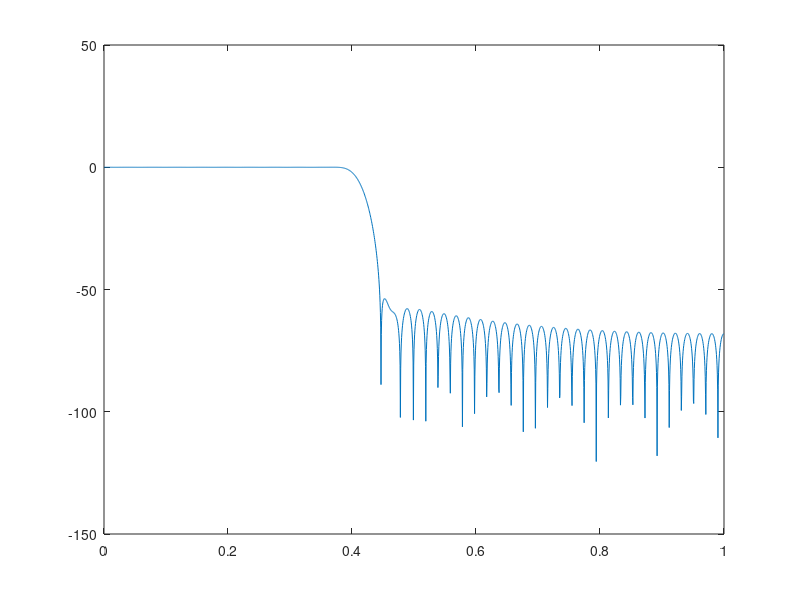
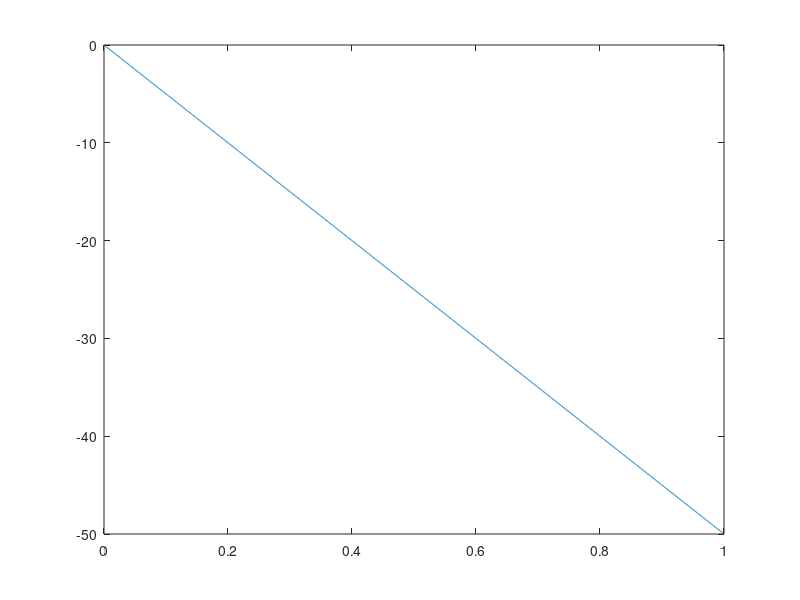
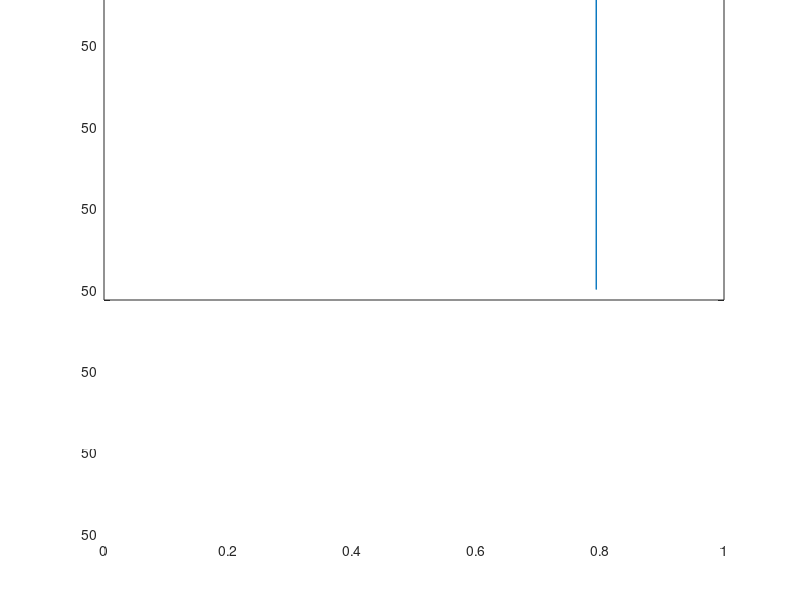
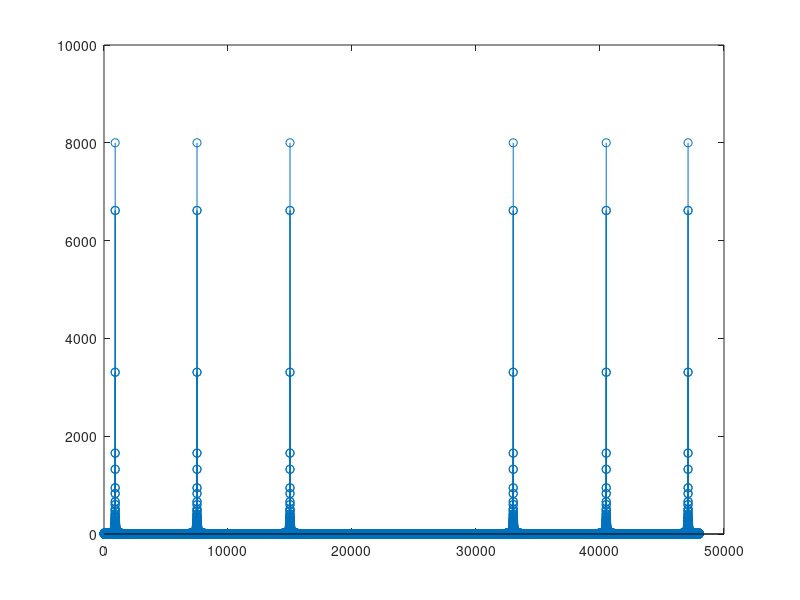

Source code (MATLAB) for these figures, in order:
clear all, close all, clc

M = 100;
%analogne frekv.
fs = 16e3; %16 kHz
f0 = 3.3e3; %3.3 kHz

%digitalna frekv. u rad - granicna frekv.
w0 = 2*pi*f0/fs;

%%

%fir1 - fja za projektovanje nerekurzivnih mreza koriscenjem Hamingove
%prozorske fje koja daje koeficijente polinoma u brojiocu;
%w0/pi-normalizacija granicne frekv. na opseg od 0 do 1 (zahtev fir funkcije) deljenjem sa pi jer
%je w0 u opsegu od 0 do pi;

h = fir1(M, w0/pi);


%H-frekventni odziv digitalnog filtra u digitalnom domenu;
%w-vektor frekvencija
%drugi argument je jedan jer je fir
%mreza u pitanju; treci arg. je broj tacaka u kojima se izracunava
%frekventni odziv
[H, w] = freqz(h, 1, 2048);


%umesto da w ide od 0 do pi, imacemo opseg od 0 do 1
%amplitudska k-ka je moduo frekv. odziva
%predstavljanje ampiltudske k-ke preko k-ke pojacanja u decibelima

%sa grafika vidimo: k-ka pojacanja je oko 0dB u propusnom opsegu
figure ('Name','Amplitudska karakteristika - k-ka pojacanja filtra','NumberTitle','off'),
plot(w / pi, 20*log10(abs(H)));

%%

%fazna k-ka je argument frekvencijskog odziva
figure ('Name','Fazna karakteristika filtra','NumberTitle','off'),
%plot(w/pi, unwrap(angle(H))/2) %fazna k-ka
%plot(w/pi, unwrap(2*angle(H))/pi)
plot(w/pi, unwrap(2*angle(H))/2/pi) %fazna k-ka - potpuno razmotana faza

figure ('Name','Karakteristika grupnog kasnjenja filtra','NumberTitle','off'),
%k-ka grupnog kasnjenja
%treci arg. je vektor frekvencije
gd = grpdelay(h,1,w);
plot(w/pi, gd);

%% 2.
f1 = 300;
f2 = 2500;
f3 = 5000;

w1 = 2*pi*f1/fs;
w2 = 2*pi*f2/fs;
w3 = 2*pi*f3/fs;

x1 = sin(w1 * (0:15999));
x2 = sin(w2 * (0:15999));
x3 = sin(w3 * (0:15999));

%spajanje signala
x = [x1 x2 x3];
n = 0:length(x) - 1;
%reprodukcija signala gde je x vektor vrednosti signala,a drugi argument je
%frekvencija odmeravanja
%koriscenjem zvucne kartice dobijamo 3 tona
sound(x, fs)

%%

%realizovati skrembler

%nosilac
s = 2 * cos(w0*n);

%propustanje signala x(n) kroz NF filtar;h-impulsni odziv
%filtra-brojilac;1-imenilac(FIR);x-pobudni signal;
%fja filter vraca odziv odnosno racuna konvolucionu sumu (1)
y0 = filter(h,1,x);
y1 = y0 .* s; %elementwise mnozenje jer se ne radi o matricnom mnozenju
y2 = filter(h, 1, y1);



%na izlazu skremblera dobijamo samo 2 tona
sound(y2, fs)

%fft-diskretna furijeove t.
%amplitudsku k-ku dobijamo pomocu fft-e pobodnog niza
X = fft(x);
figure,
stem(abs(X))

%P - broj tacaka kojima je odredjena Furijeova transformacija
P = length(X);
X = X(1:P /2); % od 0 do pi
w = 2 * pi /P * (0:P/2-1);

%amplitudska k-ka ulaznog signala
%figure,
figure('Name','Amplitudska karakteristika pobudnog niza','NumberTitle','off'),
stem(w / pi, abs(X)) %SPEKTAR pobudnog niza - curenje

%spektar odziva
Y2 = fft(y2)
Y2 = Y2(1:P/2)
figure('Name','Amplitudska karakteristika odziva','NumberTitle','off'),
stem(w / pi, abs(Y2))


% % sound(x, fs)
% % sound(y2, fs)

%% 3
%prelaz u format Q15
%h-koeficijenti impulsnog odziva
hQ15 = round(h*2^15)
%treba nam samo polovina mnozaca zato sto je fazna k-ka NF filtra linearna
%f-ja frekvencije, koef. simetricni
hfxp = hQ15(1 : 51);


fid = fopen('koef.txt','w');
for i = 1 :51
    fprintf(fid, '%d, ',hfxp(i));
end
fclose(fid);

%racunamo 160 odbiraka signala nosioca
N = 160;
n = 0:N-1; %redni brojevi odmeraka
s = 2 * cos(w0*n); %nosilac - jedna perioda

sfxp = round(s*(2^14-1));
fid = fopen('nosilac.txt','w');
for i = 1 :N 
    fprintf(fid, '%d, ',sfxp(i));
end
fclose(fid);









